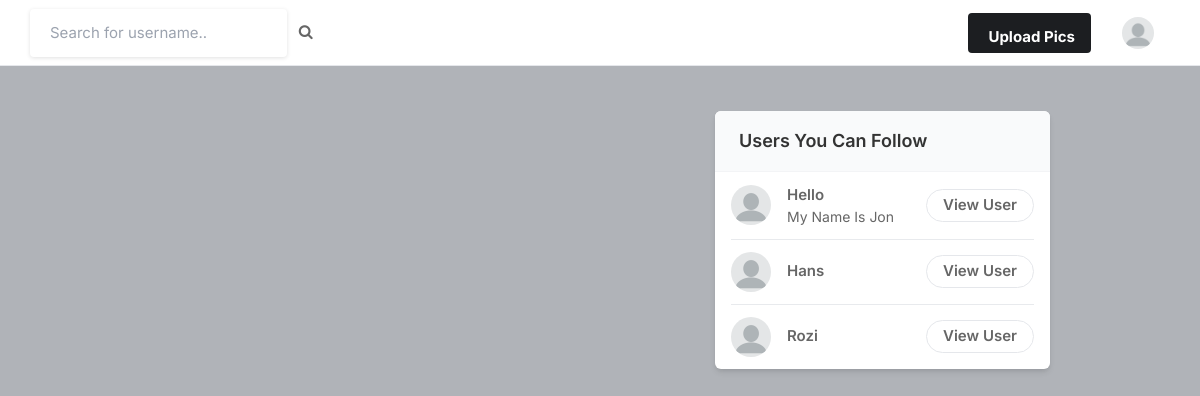
Before: / (signed in) with the older database file.
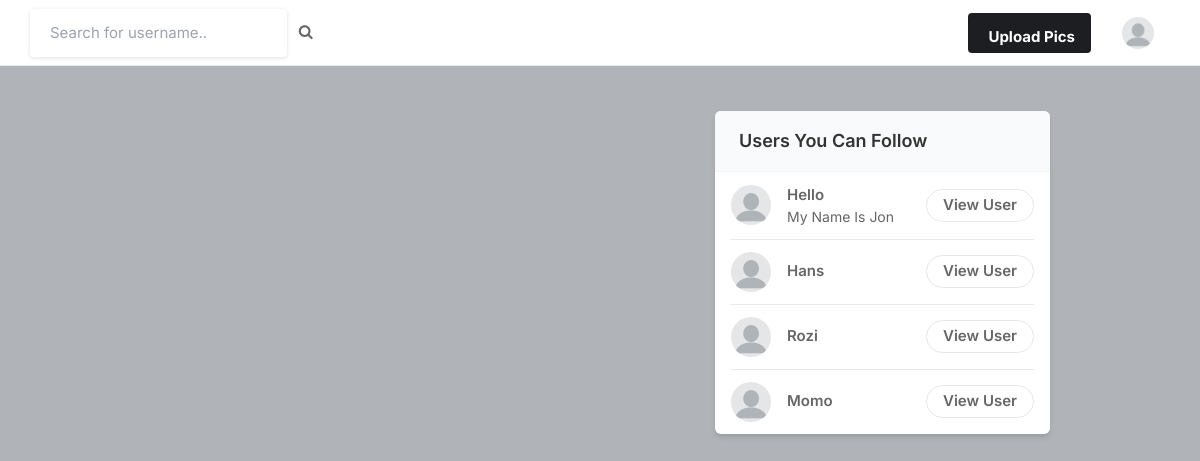
After: the same page with the newer database file.
### account/models.py (models this page shows, shortened)
class Profile(models.Model):
    user = models.ForeignKey(User, on_delete=models.CASCADE)
    id_user = models.IntegerField()
    bio = models.TextField(blank=True)
    profileimg = models.ImageField(upload_to='profile_images', default='blank-profile-picture.png')
    location = models.CharField(max_length=100, blank=True)

### account/views.py (the view)
# urls.py: path('', views.index, name='index'),
@login_required(login_url='signin')
def index(request):
    user_object = User.objects.get(username=request.user.username)
    user_profile = Profile.objects.get(user=user_object)
    user_following = FollowersCount.objects.filter(follower=request.user.username).values_list('user', flat=True)
    feed_list = Post.objects.filter(user__in=user_following)
    all_users = User.objects.all()
    user_following_all = User.objects.filter(username__in=user_following)
    final_suggestions_list = list(set(all_users) - set(user_following_all) - {request.user})
    random.shuffle(final_suggestions_list)
    username_profile_list = Profile.objects.filter(user__in=final_suggestions_list)[:4]
    return render(request, 'index.html', {
        'user_profile': user_profile,
        'posts': feed_list,
        'suggestions_username_profile_list': username_profile_list
    })

### templates/index.html (shortened to what this page needs)
{% load static %}
<!DOCTYPE html>
<html lang="en">
<head>
    <link rel="stylesheet" href="{% static 'assets/css/icons.css' %}">
    <link rel="stylesheet" href="{% static 'assets/css/uikit.css' %}">
    <link rel="stylesheet" href="{% static 'assets/css/style.css' %}">
    <link rel="stylesheet" href="{% static 'assets/css/tailwind.css' %}">
    <link rel="stylesheet" href="https://cdnjs.cloudflare.com/ajax/libs/font-awesome/4.7.0/css/font-awesome.min.css">
</head>
<body>
            <header>
                <div class="header_inner">
                    <form action="/search" method="POST">
                    <div class="left-side">
                            <input type="text" name="username" placeholder="Search for username..">&nbsp; &nbsp;
                            <button type="submit"><i class="fa fa-search fa-1x"></i></button>
                    </div>
                    </form>
                    <div class="right-side lg:pr-4">
                        <a href="#"
                            class="bg-pink-500 flex font-bold hidden hover:bg-pink-600 hover:text-white inline-block items-center lg:block max-h-10 mr-4 px-4 py-2 rounded shado text-white">
                              Upload Pics
                        </a>
                        <a href="#">
                            <img src="{{user_profile.profileimg.url}}" class="header-avatar" alt="">
                        </a>
                    </div>
                </div>
            </header>
            <div class="container m-auto">
                <div class="lg:flex justify-center lg:space-x-10 lg:space-y-0 space-y-5">
                    <div class="space-y-5 flex-shrink-0 lg:w-7/12">
                    </div>
                    <div class="lg:w-5/12">
                        <div class="bg-white  shadow-md rounded-md overflow-hidden">
                            <div class="bg-gray-50  border-b border-gray-100 flex items-baseline justify-between py-4 px-6 ">
                                <h2 class="font-semibold text-lg">Users You Can Follow</h2>
                            </div>
                            <div class="divide-gray-300 divide-gray-50 divide-opacity-50 divide-y px-4 ">
                                {% for suggestion in suggestions_username_profile_list %}
                                <div class="flex items-center justify-between py-3">
                                    <div class="flex flex-1 items-center space-x-4">
                                        <a href="/profile/{{suggestion.user}}">
                                            <img src="{{suggestion.profileimg.url}}" class="bg-gray-200 rounded-full w-10 h-10">
                                        </a>
                                        <div class="flex flex-col">
                                            <span class="block capitalize font-semibold"> {{suggestion.user}} </span>
                                            <span class="block capitalize text-sm"> {{suggestion.bio}} </span>
                                        </div>
                                    </div>
                                    <a href="/profile/{{suggestion.user}}" class="border border-gray-200 font-semibold px-4 py-1 rounded-full hover:bg-pink-600 hover:text-white hover:border-pink-600 "> View User </a>
                                </div>
                                {% endfor %}
                            </div>
                        </div>
                    </div>
                </div>
            </div>
</body>
</html>

### static/assets/css/style.css (style rules this page uses)
body { background-color: #B0B3B8!important; }
button { vertical-align: middle; }
input { height: 48px; line-height: 48px; padding: 0 20px; outline: none; font-size: 15px; color: #808080; max-width: 100%; width: 100%; -webkit-box-sizing: border-box; box-sizing: border-box; display: block; font-weight: 400; opacity: 1; border-radius: 4px; border: none; -webkit-box-shadow: 0 1px 4px 0px rgba(0, 0, 0, 0.12); box-shadow: 0 1px 4px 0px rgba(0, 0, 0, 0.12); }
input[type="text"], input[type="password"], input[type="email"], input[type="number"] { height: 48px; line-height: 48px; padding: 0 20px; outline: none; font-size: 15px; color: #808080; max-width: 100%; width: 100%; -webkit-box-sizing: border-box; box-sizing: border-box; display: block; font-weight: 400; opacity: 1; border-radius: 4px; border: none; -webkit-box-shadow: 0 1px 4px 0px rgba(0, 0, 0, 0.12); box-shadow: 0 1px 4px 0px rgba(0, 0, 0, 0.12); }
input { -webkit-transition: all 0.1s ease-in-out; transition: all 0.1s ease-in-out; }
::placeholder { color: #808080; opacity: 1; }
button { border: none; margin: 0; padding: 0; width: auto; overflow: visible; background: transparent; color: inherit; font: inherit; line-height: normal; cursor: pointer; }
a { color: #be185d; -webkit-transition: 0.3s; transition: 0.3s; outline: none !important; }
button { outline: none !important; }
img { max-width: 100%; }
body { color: #666; font-size: 15px; line-height: 27px; background-color: #f0f2f5; font-family: "Inter", sans-serif; text-transform: none; }
h1, h2, h3, h4, h5, h6 { font-family: "Inter", sans-serif; text-transform: none; }
input[type="text"], input[type="password"], input[type="email"] { font-family: "Inter", sans-serif; text-transform: none; }
button, body .pac-container { font-family: "Inter", sans-serif; text-transform: none; }
h1, h2, h3, h4, h5, h6 { color: #333; font-weight: 500; margin: 0; padding: 0; }
h2 { font-size: 26px; }
@media (min-width: 1024px) { .container { max-width: 900px !important; padding-top: 45px; } }
header { background-color: #fff; left: 0; right: 0; top: 0; z-index: 99; height: 66px; display: -webkit-box; display: -ms-flexbox; display: flex; -webkit-box-align: center; -ms-flex-align: center; align-items: center; border-bottom: 1px solid #e5e7eb; }
header .header_inner { display: -webkit-box; display: -ms-flexbox; display: flex; -webkit-box-align: center; -ms-flex-align: center; align-items: center; max-width: 1090px; margin: auto; width: 100%; max-width: 100% !important; padding: 0 30px; }
header .header_inner .left-side { display: -webkit-box; display: -ms-flexbox; display: flex; -webkit-box-align: center; -ms-flex-align: center; align-items: center; }
header .header_inner .right-side { display: -webkit-box; display: -ms-flexbox; display: flex; -webkit-box-align: center; -ms-flex-align: center; align-items: center; -webkit-box-pack: end; -ms-flex-pack: end; justify-content: flex-end; margin-left: auto; }
header .header_inner .right-side .header-avatar { width: 32px; height: 32px; border-radius: 100%; margin-left: 15px; }

Changed rows visible on the page:
added Profile: profileimg (placeholder picture), user "Momo"
